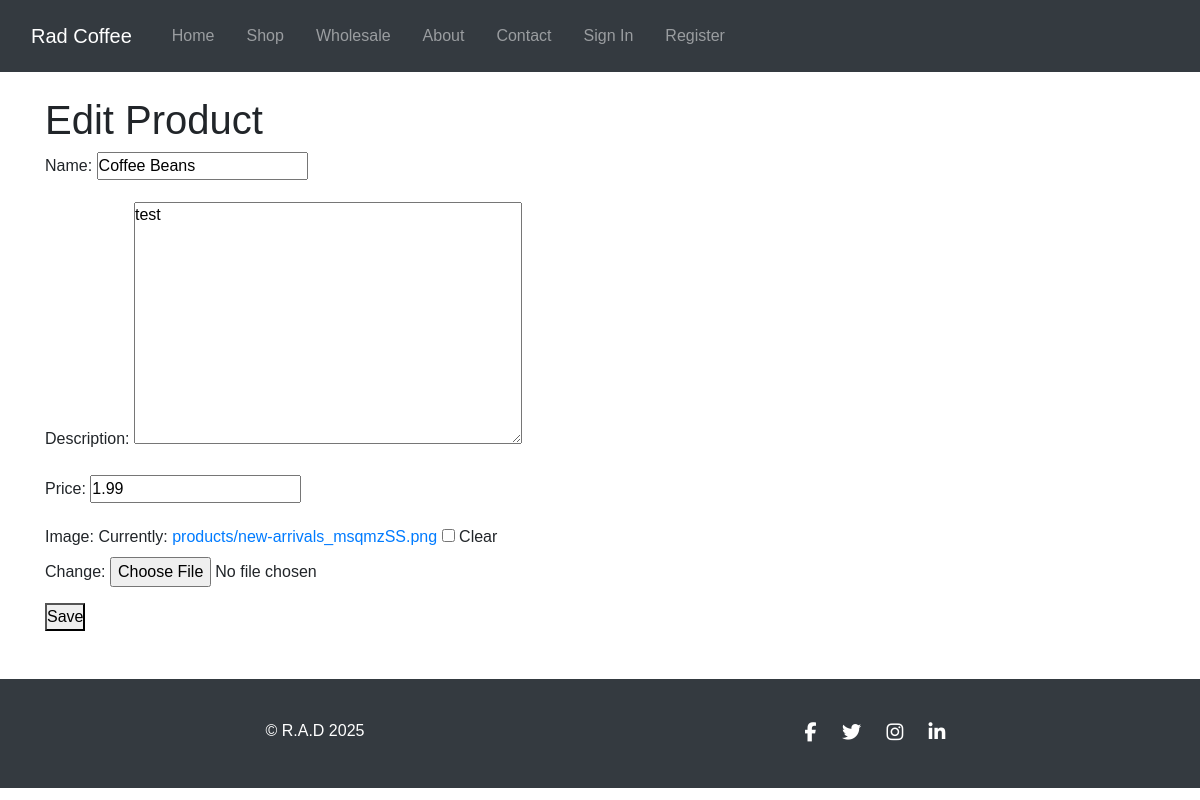
Screenshot of /shop/product/8/edit/ with the database file from the repository.
### shop/models.py (models this page shows, shortened)
class Product(models.Model):
    name = models.CharField(max_length=255)
    description = models.TextField()
    price = models.DecimalField(decimal_places=2, max_digits=10)
    image = models.ImageField(upload_to='products/', blank=True, null=True)
    created_at = models.DateTimeField(auto_now_add=True)
    is_favourite = models.BooleanField(default=False)

### shop/views.py (the view)
# urls.py: path('product/<int:pk>/edit/', views.ProductUpdateView.as_view(), name='product_edit'),
class ProductUpdateView(UpdateView):
    model = Product
    fields = ['name', 'description', 'price', 'image']
    template_name = 'shop/product_form.html'
    success_url = reverse_lazy('shop')

### templates/shop/product_form.html (shortened to what this page needs)
{% extends 'base.html' %}
{% block content %}
<h1>{% if object %}Edit{% else %}Add{% endif %} Product</h1>
<form method="post" enctype="multipart/form-data">
    {{ form.as_p }}
    <button type="submit">Save</button>
</form>
{% endblock %}

### static/css/style.css (style rules this page uses)
* { margin: 0; padding: 0; box-sizing: border-box; }
body { font-family: Arial, sans-serif; }

### rows the page displays
Product: name "Coffee Beans", description "test", price "1.99"
